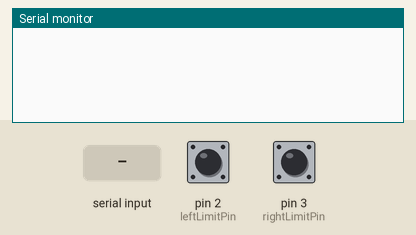
Bench run of a sketch on a simulated Arduino Uno, built with avr-gcc and run on an emulated ATmega328P. Parts: the last lines printed to the serial monitor. Inputs (shaded band) come from the test bench; at power-on: pin 2 (leftLimitPin) HIGH, pin 3 (rightLimitPin) HIGH.

Above: at 1.2 s.
1.3 s: "step,1\n" received over Serial
At 1.7 s:
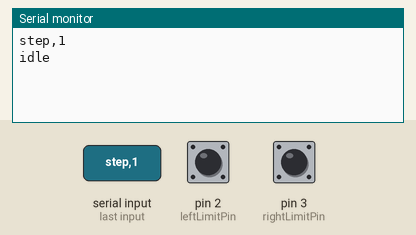
2.8 s: "backward,1\n" received over Serial
At 4.0 s:
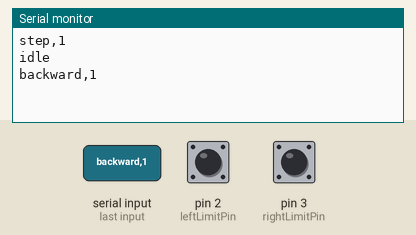
4.3 s: "forward,1\n" received over Serial
At 5.2 s:
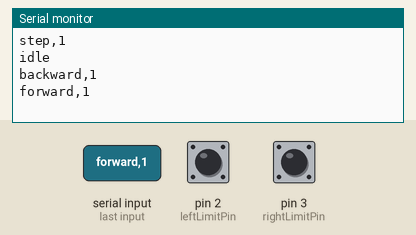
5.8 s: "step\n" received over Serial
At 6.2 s:
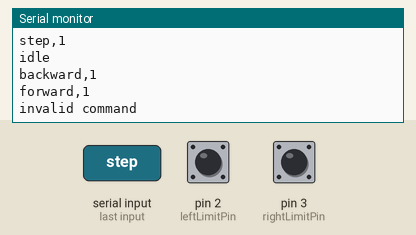
7.3 s: "90,45\n" received over Serial
At 8.6 s:
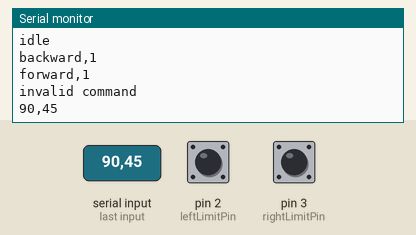

Measured:
- after the input at 1.3 s, the serial monitor: prints a new line at once (image 1)
- after the input at 2.8 s, the serial monitor: prints a new line at once (image 2)
- after the input at 4.3 s, the serial monitor: prints a new line at once (image 3)
- after the input at 5.8 s, the serial monitor: prints a new line at once (image 4)
- after the input at 7.3 s, the serial monitor: prints a new line at once (image 5)

The sketch:

arduino-adafruit-stepper.ino
```cpp
#include <Wire.h>
#include <Adafruit_MotorShield.h>

// Create the motor shield object with the default I2C address
Adafruit_MotorShield AFMS = Adafruit_MotorShield();

// Connect a stepper motor with 200 steps per revolution (1.8 degree)
// to motor port #2 (M3 and M4)
Adafruit_StepperMotor *myMotor = AFMS.getStepper(200, 1);

// set pins for limit switches
const int leftLimitPin =  2;
const int rightLimitPin =  3;

// define variables for storing limit switch states
int leftLimitState = 1;
int rightLimitState = 1;

// define variables for serial commands
String cmd = "";
String ret = "";
String func = "";
String steps = "";
String dir = "";

// define variables for storing comma indices in commands
int i0 = 0;
int i1 = 0;


void setup() {
  // set up Serial library at 115200 bps
  Serial.begin(19200);
  Serial.setTimeout(-1);

  // set pin modes
  pinMode(leftLimitPin, INPUT);
  pinMode(rightLimitPin, INPUT);

  // initialise motor with default frequency 1.6KHz
  AFMS.begin(1600);

  // set motor speed in rpm
  myMotor->setSpeed(300);

  // check state of limit switches and turn back if reached
  leftLimitState = digitalRead(leftLimitPin);
  rightLimitState = digitalRead(rightLimitPin);
  if (leftLimitState == 0) {
    myMotor->step(50, BACKWARD, DOUBLE);
  }
  if (rightLimitState == 0) {
    myMotor->step(50, FORWARD, DOUBLE);
  }
  myMotor->release();

  // print status
  // ret = "ready";
  // ret += "\n";
  // Serial.print(ret);
}

void loop() {
  // read serial command
  cmd = Serial.readStringUntil(10);
  i0 = cmd.indexOf(',');

  if (cmd == "status?") {
    ret = "idle";
    ret += "\n";
    Serial.print(ret);
  }
  // Decompose serial command. Valid serial commands for the step
  // function are of the form: func,steps,dir
  else if (i0 != -1) {
    i1 = cmd.indexOf(',', i0+1);
    func = cmd.substring(0, i0);
    steps = cmd.substring(i0+1, i1);
    dir = cmd.substring(i1+1, cmd.length());
    ret = cmd;
    ret += "\n";
    Serial.print(ret);
  }
  else {
    ret = "invalid command";
    ret += "\n";
    Serial.print(ret);
  }

  // step motor if step function is called
  if (func == "step") {
    for (int i=0; i<=steps.toInt(); i++) {
      // step motor if valid command given
      if (dir == "backward") {
        myMotor->step(1, BACKWARD, DOUBLE);
      }
      else if (dir == "forward") {
        myMotor->step(1, FORWARD, DOUBLE);
      }

      // check state of limit switches
      leftLimitState = digitalRead(leftLimitPin);
      rightLimitState = digitalRead(rightLimitPin);
      if (leftLimitState == 0) {
        myMotor->step(50, BACKWARD, DOUBLE);
        break;
      }
      if (rightLimitState == 0) {
        myMotor->step(50, FORWARD, DOUBLE);
        break;
      }
    }
    // reset variables
    func = "";
    steps = "";
    dir = "";
    ret = "idle";
    ret += "\n";
    Serial.print(ret);
    myMotor->release();
  }
}
```
